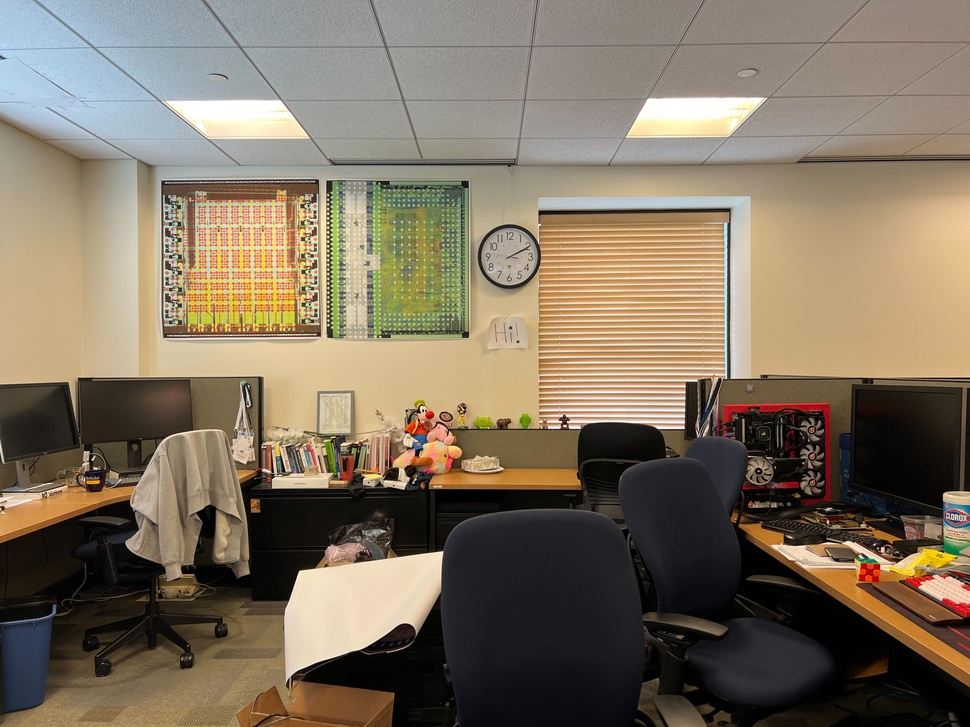
#> input picture data/cube/left.jpg, 970 x 727 px, shrunk from 4032 x 3024 before the run
$ python stereoSGBM.py --left ../../data/cube/left.jpg --right ../../data/cube/right.jpg   (older library calls are emulated)
#> lines starting #> are read from the running program, lines starting #| are printed output that depends on the picture
import cv2
import numpy as np
import argparse

def stereoSGBM_init(numDisparities, blockSize, mode):
    stereo = cv2.StereoSGBM_create(numDisparities=numDisparities, blockSize=blockSize)
    # mode name to index mapping
    mode_dict = {'SGBM': 0, 'HH': 1, 'HH4': 2, 'HH5': 3}
    mode_idx = mode_dict[mode]
    stereo.setMode(mode_idx)
    return stereo


# simple arguments parser
if __name__ == '__main__':
    parser = argparse.ArgumentParser(description='Simple stereo matching example.')
    parser.add_argument('--left', type=str, help='left image file', required=True)
    parser.add_argument('--right', type=str, help='right image file', required=True)
    parser.add_argument('--num-disparity', type=int, help='disparity', default=128)
    parser.add_argument('--block-size', type=int, help='block size', default=9)
    parser.add_argument('--mode', type=str, help='mode', default='SGBM')
    args = parser.parse_args()

    block_size = args.block_size
    if block_size % 2 == 0:
        block_size += 1

    # read images as grayscale
    imgL = cv2.imread(args.left)
#> imgL is the input picture: shape (727, 970, 3); mean B, G, R 96.7, 115.1, 128.2
    # cv2.imshow('left', imgL)
    # cv2.waitKey(0)  # Wait indefinitely until a key is pressed
    # cv2.destroyAllWindows()  # Close all OpenCV windows
    imgR = cv2.imread(args.right)
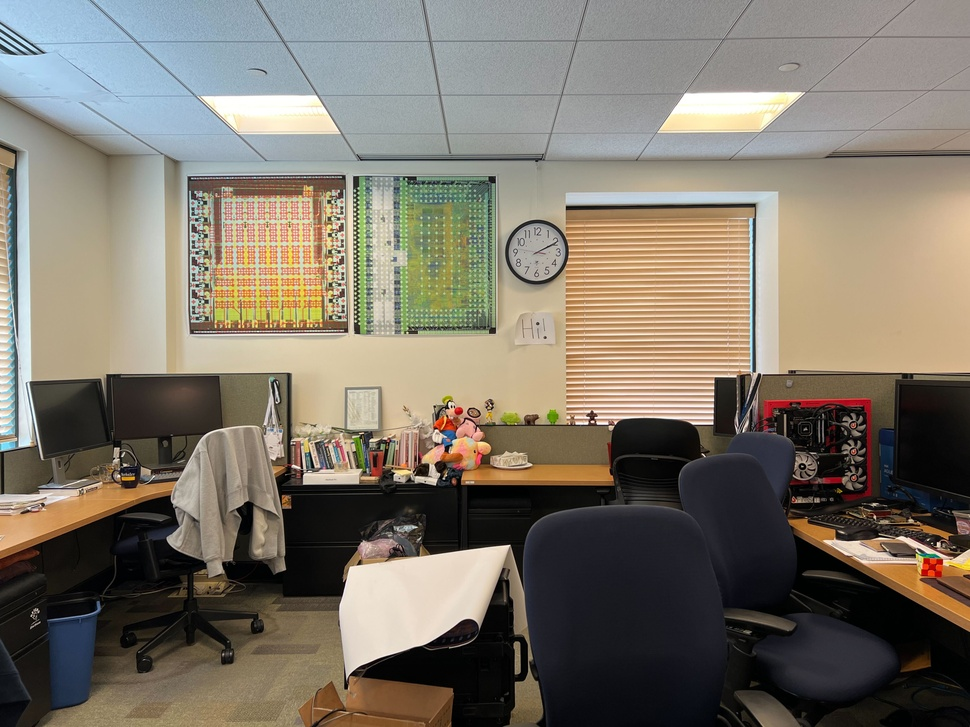
#> input picture data/cube/right.jpg, 970 x 727 px, shrunk from 4032 x 3024 before the run
#> imgR is the input picture: shape (727, 970, 3); mean B, G, R 105.5, 117.7, 125.2

    # create stereo matcher with parameters
    stereo = stereoSGBM_init(args.num_disparity, block_size, args.mode)

    gray_left = cv2.cvtColor(imgL, cv2.COLOR_BGR2GRAY, imgL)
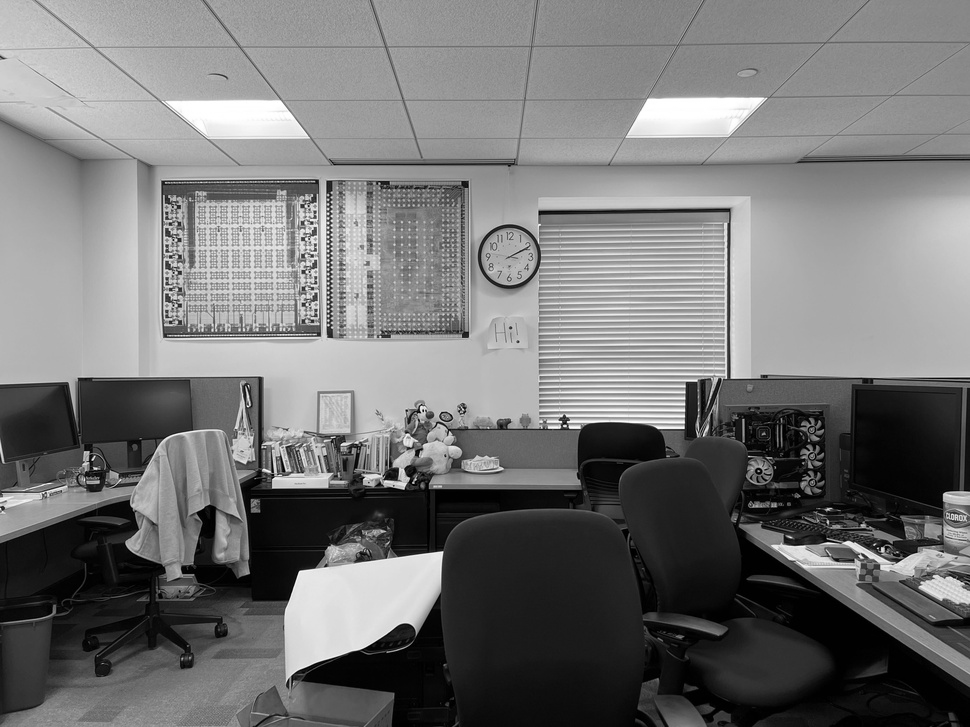
#> gray_left: shape (727, 970); min 0, max 255, mean 116.9
    gray_right = cv2.cvtColor(imgR, cv2.COLOR_BGR2GRAY, imgR)
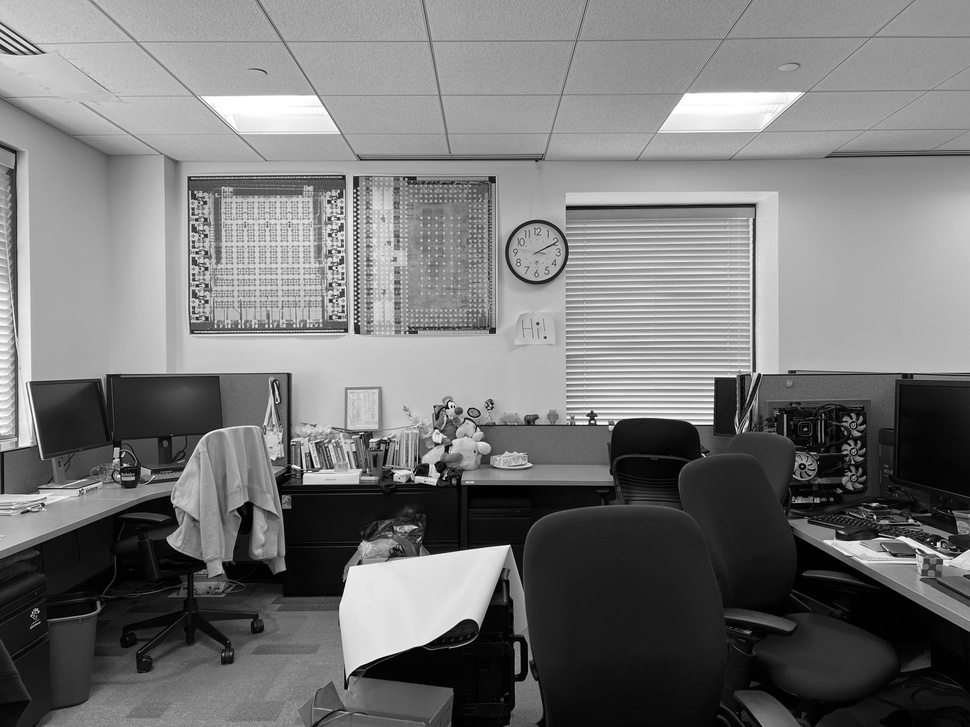
#> gray_right: shape (727, 970); min 0, max 255, mean 118.6

    # compute disparity
    disparity = stereo.compute(gray_left, gray_right)
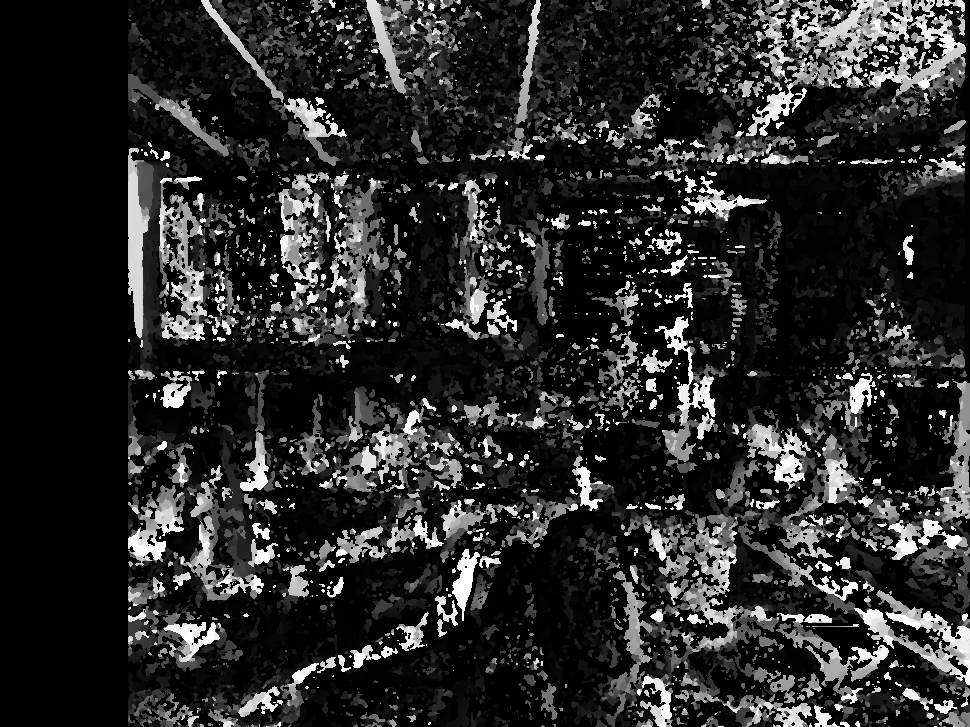
#> disparity: shape (727, 970) int16; min -16, max 2032, mean 312.7; drawn with min black and max white

    # normalize output
    disparity = cv2.normalize(disparity, disparity, alpha=0, beta=255, norm_type=cv2.NORM_MINMAX, dtype=cv2.CV_8U)

    # show result
    # cv2.imshow('disparity', disparity)
    # cv2.waitKey(0)
    # cv2.destroyAllWindows()

    #save output
    cv2.imwrite('output/img/disparitySGBM.png', disparity)
